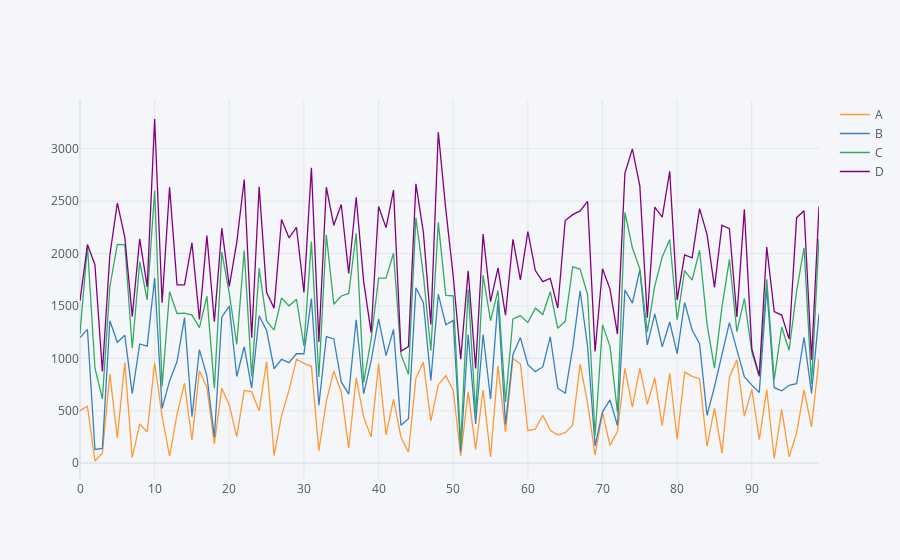

The notebook cell this image was saved under:
### Markdown cell above
###  Looking for more? Just add `kind=plottype` there! How simple!

### Code cell
df.iplot(kind= 'area')
